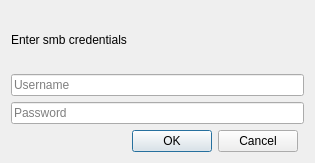
<?xml version="1.0" encoding="UTF-8"?>
<ui version="4.0">
 <class>AuthenticationDialog</class>
 <widget class="QWidget" name="AuthenticationDialog">
  <property name="geometry">
   <rect>
    <x>0</x>
    <y>0</y>
    <width>315</width>
    <height>163</height>
   </rect>
  </property>
  <property name="windowTitle">
   <string>Form</string>
  </property>
  <layout class="QGridLayout" name="gridLayout">
   <item row="3" column="0">
    <widget class="QDialogButtonBox" name="buttonBox">
     <property name="standardButtons">
      <set>QDialogButtonBox::Cancel|QDialogButtonBox::Ok</set>
     </property>
    </widget>
   </item>
   <item row="2" column="0" colspan="2">
    <widget class="QLineEdit" name="paramLineEdit">
     <property name="placeholderText">
      <string>Password</string>
     </property>
    </widget>
   </item>
   <item row="1" column="0" colspan="2">
    <widget class="QLineEdit" name="nameLineEdit">
     <property name="placeholderText">
      <string>Username</string>
     </property>
    </widget>
   </item>
   <item row="0" column="0">
    <widget class="QLabel" name="label">
     <property name="text">
      <string>Enter smb credentials</string>
     </property>
    </widget>
   </item>
  </layout>
 </widget>
 <tabstops>
  <tabstop>nameLineEdit</tabstop>
  <tabstop>paramLineEdit</tabstop>
 </tabstops>
 <resources/>
 <connections/>
</ui>
